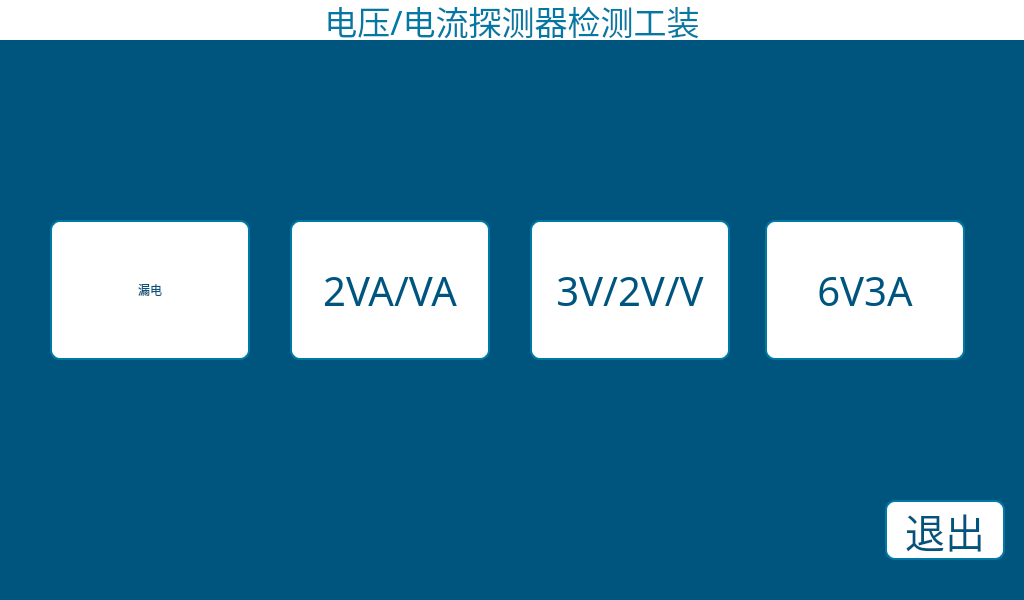
<?xml version="1.0" encoding="UTF-8"?>
<ui version="4.0">
 <class>MainWindow</class>
 <widget class="QMainWindow" name="MainWindow">
  <property name="geometry">
   <rect>
    <x>0</x>
    <y>0</y>
    <width>1024</width>
    <height>600</height>
   </rect>
  </property>
  <property name="windowTitle">
   <string>MainWindow</string>
  </property>
  <property name="windowIcon">
   <iconset>
    <normaloff>system.ico</normaloff>system.ico</iconset>
  </property>
  <property name="windowOpacity">
   <double>1.000000000000000</double>
  </property>
  <widget class="QWidget" name="centralWidget">
   <property name="styleSheet">
    <string notr="true">QWidget#centralWidget{
background-color: rgb(0, 85, 127);
}

QGroupBox{
font: 20pt &quot;宋体&quot;;
color: rgb(0, 122, 165);
border:2px solid rgb(0, 122, 165);
border-radius:8px;
margin-top:22px;
}
QGroupBox:title{
subcontrol-origin: margin;
top:10px;
left: 10px;
}</string>
   </property>
   <widget class="QLabel" name="lbBack">
    <property name="geometry">
     <rect>
      <x>0</x>
      <y>0</y>
      <width>1024</width>
      <height>40</height>
     </rect>
    </property>
    <property name="font">
     <font>
      <family>宋体</family>
      <pointsize>25</pointsize>
      <weight>50</weight>
      <italic>false</italic>
      <bold>false</bold>
     </font>
    </property>
    <property name="styleSheet">
     <string notr="true">font: 25pt &quot;宋体&quot;;
color:rgb(0, 122, 165);
background-color: rgb(255, 255, 255);</string>
    </property>
    <property name="text">
     <string>电压/电流探测器检测工装</string>
    </property>
    <property name="alignment">
     <set>Qt::AlignCenter</set>
    </property>
   </widget>
   <widget class="QStackedWidget" name="stackedWidget">
    <property name="geometry">
     <rect>
      <x>0</x>
      <y>40</y>
      <width>1024</width>
      <height>560</height>
     </rect>
    </property>
    <property name="styleSheet">
     <string notr="true">QWidget{
background-color: rgb(0, 85, 127);
}
QToolButton{
font: 30pt &quot;宋体&quot;;
color:  rgb(0, 85, 127);
border:2px solid rgb(0, 122, 165);
border-radius:10px;
background-color: rgb(255, 255, 255);
}
</string>
    </property>
    <widget class="QWidget" name="pageMain">
     <widget class="QToolButton" name="tBtnLeak">
      <property name="geometry">
       <rect>
        <x>50</x>
        <y>180</y>
        <width>200</width>
        <height>140</height>
       </rect>
      </property>
      <property name="text">
       <string>漏电</string>
      </property>
      <property name="icon">
       <iconset>
        <normaloff>:/Image/login.png</normaloff>:/Image/login.png</iconset>
      </property>
      <property name="iconSize">
       <size>
        <width>80</width>
        <height>80</height>
       </size>
      </property>
      <property name="toolButtonStyle">
       <enum>Qt::ToolButtonTextUnderIcon</enum>
      </property>
     </widget>
     <widget class="QToolButton" name="tBtnThreeVol">
      <property name="geometry">
       <rect>
        <x>530</x>
        <y>180</y>
        <width>200</width>
        <height>140</height>
       </rect>
      </property>
      <property name="font">
       <font>
        <family>宋体</family>
        <pointsize>30</pointsize>
        <weight>50</weight>
        <italic>false</italic>
        <bold>false</bold>
       </font>
      </property>
      <property name="text">
       <string>3V/2V/V</string>
      </property>
      <property name="icon">
       <iconset>
        <normaloff>:/Image/tools.png</normaloff>:/Image/tools.png</iconset>
      </property>
      <property name="iconSize">
       <size>
        <width>80</width>
        <height>80</height>
       </size>
      </property>
      <property name="toolButtonStyle">
       <enum>Qt::ToolButtonTextUnderIcon</enum>
      </property>
     </widget>
     <widget class="QToolButton" name="tBtnThreeVolCur">
      <property name="geometry">
       <rect>
        <x>290</x>
        <y>180</y>
        <width>200</width>
        <height>140</height>
       </rect>
      </property>
      <property name="font">
       <font>
        <family>宋体</family>
        <pointsize>30</pointsize>
        <weight>50</weight>
        <italic>false</italic>
        <bold>false</bold>
       </font>
      </property>
      <property name="text">
       <string>2VA/VA</string>
      </property>
      <property name="icon">
       <iconset>
        <normaloff>:/Image/selfCheck.png</normaloff>:/Image/selfCheck.png</iconset>
      </property>
      <property name="iconSize">
       <size>
        <width>80</width>
        <height>80</height>
       </size>
      </property>
      <property name="toolButtonStyle">
       <enum>Qt::ToolButtonTextUnderIcon</enum>
      </property>
     </widget>
     <widget class="QToolButton" name="tBtnQuit">
      <property name="geometry">
       <rect>
        <x>885</x>
        <y>460</y>
        <width>120</width>
        <height>60</height>
       </rect>
      </property>
      <property name="font">
       <font>
        <family>宋体</family>
        <pointsize>30</pointsize>
        <weight>50</weight>
        <italic>false</italic>
        <bold>false</bold>
       </font>
      </property>
      <property name="text">
       <string>退出</string>
      </property>
      <property name="icon">
       <iconset>
        <normaloff>:/Image/tools.png</normaloff>:/Image/tools.png</iconset>
      </property>
      <property name="iconSize">
       <size>
        <width>80</width>
        <height>80</height>
       </size>
      </property>
      <property name="toolButtonStyle">
       <enum>Qt::ToolButtonTextUnderIcon</enum>
      </property>
     </widget>
     <widget class="QToolButton" name="tBtnSingleVolCur">
      <property name="geometry">
       <rect>
        <x>765</x>
        <y>180</y>
        <width>200</width>
        <height>140</height>
       </rect>
      </property>
      <property name="font">
       <font>
        <family>宋体</family>
        <pointsize>30</pointsize>
        <weight>50</weight>
        <italic>false</italic>
        <bold>false</bold>
       </font>
      </property>
      <property name="text">
       <string>6V3A</string>
      </property>
      <property name="icon">
       <iconset>
        <normaloff>:/Image/selfCheck.png</normaloff>:/Image/selfCheck.png</iconset>
      </property>
      <property name="iconSize">
       <size>
        <width>80</width>
        <height>80</height>
       </size>
      </property>
      <property name="toolButtonStyle">
       <enum>Qt::ToolButtonTextUnderIcon</enum>
      </property>
     </widget>
    </widget>
    <widget class="QWidget" name="pageLeak"/>
    <widget class="QWidget" name="pageThreeCurVol"/>
    <widget class="QWidget" name="pageThreeVol"/>
    <widget class="QWidget" name="pageSingelCurVol"/>
   </widget>
  </widget>
 </widget>
 <layoutdefault spacing="6" margin="11"/>
 <resources/>
 <connections/>
</ui>
